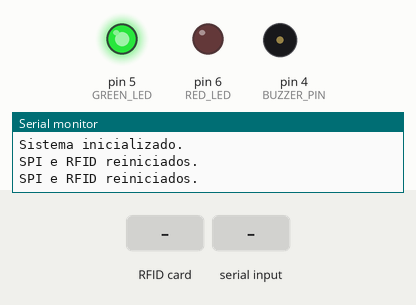
Bench run of a sketch on a simulated Arduino Uno, built with avr-gcc and run on an emulated ATmega328P. On the bench: output pins drawn as LEDs (lit = HIGH), buzzer (waves = sounding, pin HIGH), the last lines printed to the serial monitor. The test bench sets the inputs (shaded band). Pins used as bus, display or sensor lines are not drawn.

Above: at 1.3 s.
1.4 s: RFID card 4F C1 77 99 held to the reader
At 2.4 s:
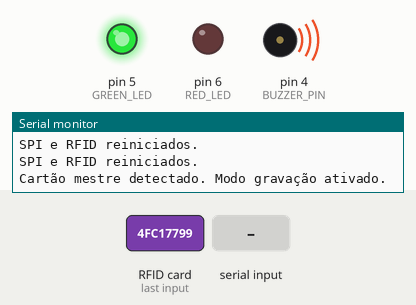
4.6 s: "1" received over the second serial link
At 6.8 s:
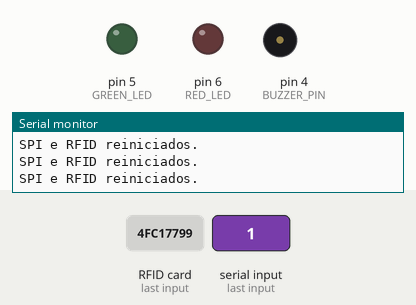
7.8 s: RFID card 5E 7A 19 C4 held to the reader
At 7.99 s:
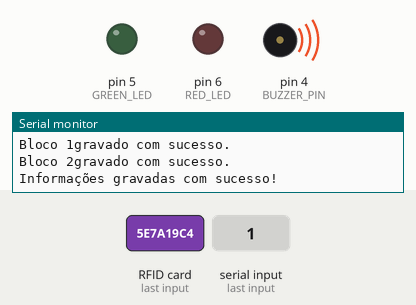
Timing chart, 0 to 10.8 s (numbered marks = the images above; inputs shaded):
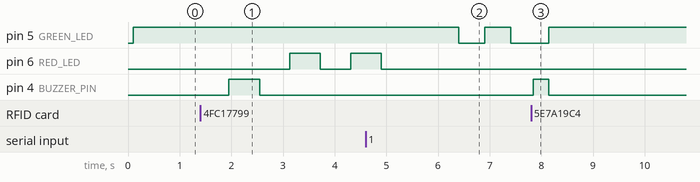

Measured:
- after the input at 1.4 s, pin 6 (RED_LED): LOW → HIGH after 1.7 s, → LOW 0.59 s later, → HIGH 0.59 s later; pin 4 (BUZZER_PIN): LOW → HIGH after 0.55 s, → LOW 0.60 s later
- after the input at 4.6 s, pin 5 (GREEN_LED): HIGH → LOW after 1.8 s, → HIGH 0.50 s later, → LOW 0.50 s later; pin 6 (RED_LED): goes on until 4.9 s, then stays LOW
- after the input at 7.8 s, pin 4 (BUZZER_PIN): LOW → HIGH at once, → LOW 0.30 s later

The sketch:

ProjetoFinal.ino
```cpp
#include <SPI.h>
#include <MFRC522.h>
#include <Dabble.h>

#define CUSTOM_SETTINGS
#define INCLUDE_TERMINAL_MODULE

#define RST_PIN 9
#define SS_PIN 10
#define BUZZER_PIN 4
#define GREEN_LED 5
#define RED_LED 6

MFRC522 rfid(SS_PIN, RST_PIN);

const byte MASTER_UID[] = {0x4F, 0xC1, 0x77, 0x99}; // UID do cartão mestre
bool modoGravacao = false;

bool piscarGreenLedStatus = false;    // Estado atual do LED (ligado/desligado)
unsigned long ultimoPiscarGreen = 0; // Último tempo em que o LED mudou de estado
const unsigned long intervaloPiscarGreen = 500; // Intervalo de tempo para piscar (em ms)

bool piscarRedLedStatus = false;    // Estado atual do LED vermelho (ligado/desligado)
unsigned long ultimoPiscarRed = 0; // Último tempo em que o LED vermelho mudou de estado
const unsigned long intervaloPiscarRed = 500; // Intervalo de tempo para piscar (em ms)

void setup() {
  Serial.begin(9600);  // Comunicação serial
  Dabble.begin(9600);  // Inicializa Bluetooth com o mesmo baudrate

  SPI.begin();         // Inicializa SPI
  rfid.PCD_Init();     // Inicializa o RFID
  delay(50);
  rfid.PCD_DumpVersionToSerial();

  pinMode(BUZZER_PIN, OUTPUT); // Configura o pino do buzzer como saída
  digitalWrite(BUZZER_PIN, LOW); // Garante que o buzzer esteja desligado inicialmente

  pinMode(GREEN_LED , OUTPUT);
  pinMode(RED_LED , OUTPUT);

  digitalWrite(RED_LED, LOW);

  while (!Serial);

  Serial.println("Sistema inicializado.");
  digitalWrite(GREEN_LED , HIGH);
}

void loop() {
  Dabble.processInput(); // Atualiza dados do Bluetooth

  if (!modoGravacao) {
    verificaCartao();
  } else {
    piscarLedVermelho();
    processaGravacao();
  }

  if (!rfid.PICC_IsNewCardPresent() && !rfid.PICC_ReadCardSerial()) {
    SPI.end();
    delay(10);
    SPI.begin();
    rfid.PCD_Init();
    Serial.println("SPI e RFID reiniciados.");
  }

  delay(500);
}

void piscarLedVermelho() {
  if (millis() - ultimoPiscarRed >= intervaloPiscarRed) {
    ultimoPiscarRed = millis();
    piscarRedLedStatus = !piscarRedLedStatus; // Alterna o estado do LED
    digitalWrite(RED_LED, piscarRedLedStatus ? HIGH : LOW);
  }
}

void acionarBuzzer(int duracao) {
  digitalWrite(BUZZER_PIN, HIGH);
  delay(duracao);
  digitalWrite(BUZZER_PIN, LOW);
}

void verificaCartao() {
  if (rfid.PICC_IsNewCardPresent() && rfid.PICC_ReadCardSerial()) {
    acionarBuzzer(100);  // Aciona o buzzer por 100 ms para qualquer cartão detectado

    if (memcmp(rfid.uid.uidByte, MASTER_UID, sizeof(MASTER_UID)) == 0) {
      Serial.println("Cartão mestre detectado. Modo gravação ativado.");
      acionarBuzzer(500);  // Aciona o buzzer por 500 ms para o cartão mestre
      modoGravacao = true;
    } else {
      lerDados();  // Aciona o buzzer também na função lerDados()
    }

    rfid.PICC_HaltA();
    rfid.PCD_StopCrypto1();
  }
}

void lerDados() {
  byte buffer[18];
  byte bufferSize = sizeof(buffer);
  String data = "";

  for (int block = 1; block <= 2; block++) {
    if (readBlock(block, buffer, bufferSize)) {
      data += String((char *)buffer);
    } else {
      Serial.println("Erro ao ler dados.");
      acionarBuzzer(200);  // Aciona o buzzer para erro de leitura
      return;
    }
  }

  // Envia os dados no formato esperado pelo Python
  Serial.print("DADO:");
  Serial.println(data);

  acionarBuzzer(300);  // Aciona o buzzer após leitura bem-sucedida
}

bool readBlock(byte block, byte *buffer, byte &bufferSize) {
  MFRC522::StatusCode status;
  MFRC522::MIFARE_Key key;
  for (byte i = 0; i < 6; i++) key.keyByte[i] = 0xFF;

  status = rfid.PCD_Authenticate(MFRC522::PICC_CMD_MF_AUTH_KEY_A, block, &key, &(rfid.uid));
  if (status != MFRC522::STATUS_OK) {
    Serial.print("Erro na autenticação do bloco ");
    Serial.println(block);
    return false;
  }

  status = rfid.MIFARE_Read(block, buffer, &bufferSize);
  if (status != MFRC522::STATUS_OK) {
    Serial.print("Erro ao ler o bloco ");
    Serial.println(block);
    return false;
  }
  return true;
}

void processaGravacao() {
  static bool mensagemExibida = false;

  if (!mensagemExibida) {
    Terminal.print("Digite os dados no formato: Nome,RA");
    mensagemExibida = true;
  }

  if (Terminal.available()) {
    String input = Terminal.readString();
    input.trim();
    mensagemExibida = false;

    if (input.length() > 32) {
      Terminal.print("Erro: As informações devem ter no máximo 32 caracteres!");
      acionarBuzzer(200);  // Aciona o buzzer para erro
      return;
    }

    Terminal.print("Aproxime o cartão para gravar...");

    while (true) {
      // Piscar LED verde enquanto espera
      if (millis() - ultimoPiscarGreen >= intervaloPiscarGreen) {
        ultimoPiscarGreen = millis();
        piscarGreenLedStatus = !piscarGreenLedStatus; // Inverte o estado do LED
        digitalWrite(GREEN_LED, piscarGreenLedStatus ? HIGH : LOW);
      }

      if (rfid.PICC_IsNewCardPresent() && rfid.PICC_ReadCardSerial()) {
        if (memcmp(rfid.uid.uidByte, MASTER_UID, sizeof(MASTER_UID)) == 0) {
          Terminal.print("Cartão mestre não pode ser gravado. Use outro cartão.");
          Serial.println("Cartão mestre detectado. Use outro cartão.");
          acionarBuzzer(200);  // Aciona o buzzer para erro
          rfid.PICC_HaltA();
          continue;
        }

        byte dataBlock1[16], dataBlock2[16];
        memset(dataBlock1, 0, 16);
        memset(dataBlock2, 0, 16);
        input.getBytes(dataBlock1, 16);
        if (input.length() > 16) {
          input.substring(16).getBytes(dataBlock2, 16);
        }

        for (int block = 1; block <= 2; block++) {
          byte *dataBlock = (block == 1) ? dataBlock1 : dataBlock2;
          if (!writeBlock(block, dataBlock)) {
            acionarBuzzer(200);  // Aciona o buzzer para erro
            return;
          }
        }

        Terminal.print("Informações gravadas com sucesso!");
        Serial.println("Informações gravadas com sucesso!");
        acionarBuzzer(300);  // Aciona o buzzer para sucesso na gravação
        rfid.PICC_HaltA();
        rfid.PCD_StopCrypto1();
        modoGravacao = false;

        // Desliga o LED vermelho e reseta o estado de piscar
        digitalWrite(RED_LED, LOW);
        piscarRedLedStatus = false;

        digitalWrite(GREEN_LED, HIGH); // Deixe o LED aceso após gravar
        return;
      }
    }
  }
}

bool writeBlock(byte block, byte *dataBlock) {
  MFRC522::StatusCode status;
  MFRC522::MIFARE_Key key;
  for (byte i = 0; i < 6; i++) key.keyByte[i] = 0xFF;

  status = rfid.PCD_Authenticate(MFRC522::PICC_CMD_MF_AUTH_KEY_A, block, &key, &(rfid.uid));
  if (status != MFRC522::STATUS_OK) {
    Serial.print("Erro na autenticação do bloco");
    Serial.println(block);
    return false;
  }

  status = rfid.MIFARE_Write(block, dataBlock, 16);
  if (status != MFRC522::STATUS_OK) {
    Serial.print("Erro ao gravar no bloco");
    Serial.println(block);
    return false;
  }
  Serial.print("Bloco ");
  Serial.print(block);
  Serial.println("gravado com sucesso.");
  return true;
}
```
